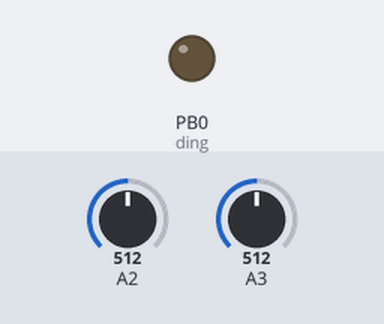
Bench run of a sketch on a simulated ATtiny85, built with avr-gcc and run on an emulated ATtiny85. Shown: output pins drawn as LEDs (lit = HIGH). Dashed ring = blinking. The test bench sets the inputs (shaded band); at power-on: A3 = 512, A2 = 512.

Above: at 1.2 s.
1.3 s: A3 set to 716
At 2.0 s:
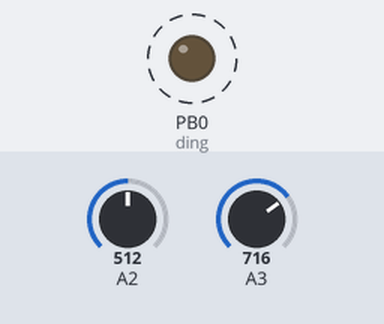
Timing chart, 0 to 4.3 s (numbered marks = the images above; inputs shaded):
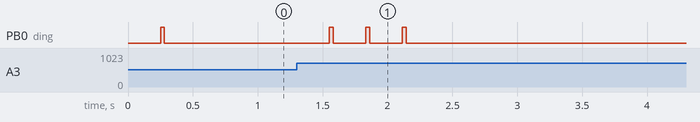

Measured:
- after the input at 1.3 s, PB0 (ding): alternates HIGH for 0.03 s and LOW for 0.25 s, 6 changes in all, then stays LOW, starting after 0.25 s

The sketch:

laser_rifle_target_2.ino
```cpp
// LASER RIFLE Attiny shot
// Davide Barchetta 2024

// ATMEL ATTINY 25/45/85 / ARDUINO
//
//                  +-\/-+
// Ain0 (D 5) PB5  1|    |8  Vcc
// Ain3 (D 3) PB3  2|    |7  PB2 (D 2) Ain1
// Ain2 (D 4) PB4  3|    |6  PB1 (D 1) pwm1
//            GND  4|    |5  PB0 (D 0) pwm0   -> gong
//                  +----+

#define analogPin 3 //ATTINY Ain3, NANO A0
#define potPin 2 //ATTINY Ain2, NANO A1
#define ding 0 //ATTINY 0, NANO 2
#define dingTime 30
#define debounce 250

#define bufferSize 6

#define debug false
#define info false

int buffer[bufferSize];
int index = 0;
int media = 10;
int treshold = 80;

void setup() {
  ADMUX |= (6<<MUX0);
  pinMode(analogPin,INPUT);
  pinMode(potPin,INPUT);
  pinMode(ding,OUTPUT);
  digitalWrite(ding, LOW);
  for(int i = 0;i< bufferSize;i++){
    buffer[i] =  analogRead(analogPin);
  }
  if(info || debug)
    Serial.begin(115200);
}

void loop() {
  int sensorValue = analogRead(analogPin);
  int tmp = analogRead(potPin);
  treshold = map(tmp, 0, 1023, 0, 255);
  if(debug){
    Serial.print(tmp);
    Serial.print(" ");
    Serial.println(treshold);
  }
  if(sensorValue > media + treshold){
    if(debug){
      Serial.print(media);
      Serial.print(",");
      Serial.print(sensorValue);
      Serial.print(",");
      Serial.println(sensorValue-media);
    }
    if(info){
      Serial.println("HIT");
    }
    delay(debounce);
    dong();
  }
  buffer[index] = sensorValue;
  index += 1;
  if(index >= bufferSize) { index = 0; }
  int sum = 0;
  for (int i = 0; i<bufferSize; i++){
    sum += buffer[i];
  }
  media = (sum/bufferSize);

  delay(1);
}

void dong(){
  digitalWrite(ding, HIGH);
  delay(dingTime);
  digitalWrite(ding, LOW);
}
```
